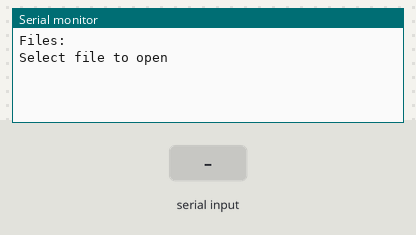
Bench run of a sketch on a simulated Arduino Uno, built with avr-gcc and run on an emulated ATmega328P. Shown: the last lines printed to the serial monitor. Inputs (shaded band) come from the test bench. Storage starts empty.

Above: at 1.2 s.
1.3 s: "1" received over Serial
At 3.1 s:
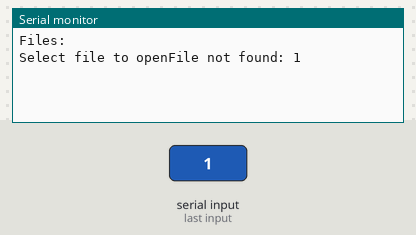
3.8 s: "0" received over Serial
At 5.1 s:
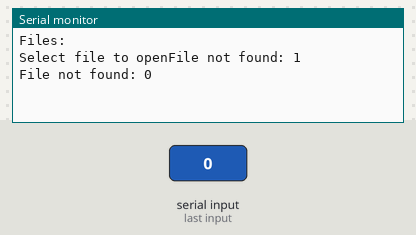
5.3 s: "2" received over Serial
At 7.2 s:
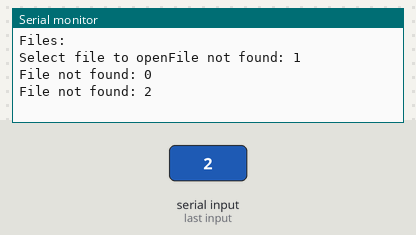

Measured:
- after the input at 1.3 s, the serial monitor: prints a new line after 1.0 s (image 1)
- after the input at 3.8 s, the serial monitor: prints a new line after 1.0 s (image 2)
- after the input at 5.3 s, the serial monitor: prints a new line after 1.0 s (image 3)

The sketch:

read_sd.ino
```cpp
 #include <SPI.h>
#include <SD.h>

#define SD_CS_PIN 10
#define SPEAKER_PIN 8

#include "pitches.h"

File file;
int melody[] = {261, 293, 329, 349, 391, 391, 440, 440, 440, 440, 391, 440, 440, 440, 440, 391, 349, 349, 349, 349, 329, 329, 391, 391, 391, 391,  261};
int durations[] = {250, 250, 250, 250, 500, 500, 250, 250, 250,  250, 500, 250, 250, 250, 250, 500, 250, 250, 250, 250, 500, 500, 250, 250, 250,  250, 500, 500};
int melodysize = sizeof(melody) / sizeof(melody[0]);
int duration = 500;
long time; // ago...
long lasttone;
int m = 0;

void setup() {
  //Serial.begin(9600);
  Serial.begin(115200);

  if (!SD.begin(SD_CS_PIN)) {
    Serial.println(504);
  }

  Serial.println("Files: ");
  int counter = 0;
  while (SD.exists(String(counter))) {
    Serial.print(counter);
    Serial.print(" ");
    counter++;
  }
  Serial.print("Select file to open");

  time = millis();
  lasttone = time;
}

void loop() {
  while (!Serial.available()) {
    delay(10);
  }

  String input = Serial.readString();
  input.trim();
  if (!SD.exists(input)) {
    Serial.print("File not found: ");
    Serial.println(input);
  } else {
    file = SD.open(input, FILE_READ);
    if (file) {
      while (file.available()) {
        Serial.write(file.read());

        time = millis();
        if (time - lasttone > durations[(m - 1) % melodysize]) {
          //tone(SPEAKER_PIN, melody[m % melodysize], durations[m % melodysize]);
          m++;
          lasttone = time;
        }
      }
      file.close();
    } else {
      Serial.println("Can't open file!");
    }
  }
}
```

pitches.h
```cpp
/*************************************************
   Public Constants
 *************************************************/

#define NOTE_B0  31
#define NOTE_C1  33
#define NOTE_CS1 35
#define NOTE_D1  37
#define NOTE_DS1 39
#define NOTE_E1  41
#define NOTE_F1  44
#define NOTE_FS1 46
#define NOTE_G1  49
#define NOTE_GS1 52
#define NOTE_A1  55
#define NOTE_AS1 58
#define NOTE_B1  62
#define NOTE_C2  65
#define NOTE_CS2 69
#define NOTE_D2  73
#define NOTE_DS2 78
#define NOTE_E2  82
#define NOTE_F2  87
#define NOTE_FS2 93
#define NOTE_G2  98
#define NOTE_GS2 104
#define NOTE_A2  110
#define NOTE_AS2 117
#define NOTE_B2  123
#define NOTE_C3  131
#define NOTE_CS3 139
#define NOTE_D3  147
#define NOTE_DS3 156
#define NOTE_E3  165
#define NOTE_F3  175
#define NOTE_FS3 185
#define NOTE_G3  196
#define NOTE_GS3 208
#define NOTE_A3  220
#define NOTE_AS3 233
#define NOTE_B3  247
#define NOTE_C4  262
#define NOTE_CS4 277
#define NOTE_D4  294
#define NOTE_DS4 311
#define NOTE_E4  330
#define NOTE_F4  349
#define NOTE_FS4 370
#define NOTE_G4  392
#define NOTE_GS4 415
#define NOTE_A4  440
#define NOTE_AS4 466
#define NOTE_B4  494
#define NOTE_C5  523
#define NOTE_CS5 554
#define NOTE_D5  587
#define NOTE_DS5 622
#define NOTE_E5  659
#define NOTE_F5  698
#define NOTE_FS5 740
#define NOTE_G5  784
#define NOTE_GS5 831
#define NOTE_A5  880
#define NOTE_AS5 932
#define NOTE_B5  988
#define NOTE_C6  1047
#define NOTE_CS6 1109
#define NOTE_D6  1175
#define NOTE_DS6 1245
#define NOTE_E6  1319
#define NOTE_F6  1397
#define NOTE_FS6 1480
#define NOTE_G6  1568
#define NOTE_GS6 1661
#define NOTE_A6  1760
#define NOTE_AS6 1865
#define NOTE_B6  1976
#define NOTE_C7  2093
#define NOTE_CS7 2217
#define NOTE_D7  2349
#define NOTE_DS7 2489
#define NOTE_E7  2637
#define NOTE_F7  2794
#define NOTE_FS7 2960
#define NOTE_G7  3136
#define NOTE_GS7 3322
#define NOTE_A7  3520
#define NOTE_AS7 3729
#define NOTE_B7  3951
#define NOTE_C8  4186
#define NOTE_CS8 4435
#define NOTE_D8  4699
#define NOTE_DS8 4978
```
